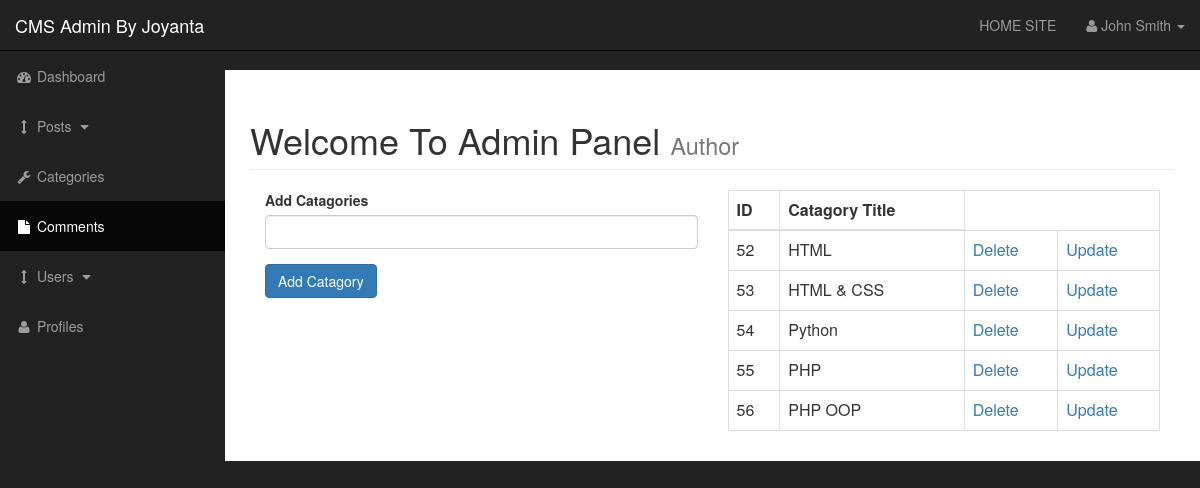
Screenshot of /admin/catagories.php with the database file from the repository.
### tables this page shows
CREATE TABLE `categories` (
  `cat_id` int(3) NOT NULL,
  `cat_title` varchar(255) NOT NULL
);

### admin/functions.php (the view, shortened to what this page needs)
<?php
function findAllcatagories(){
 global $connection;
        $query = "SELECT * FROM categories";
        $select_categories = mysqli_query($connection,$query);
        while($row = mysqli_fetch_assoc($select_categories))
        {
        $cat_id = $row['cat_id'];
        $cat_title  = $row['cat_title'];
        echo "<tr>";
        echo "<td>{$cat_id}</td>";
        echo "<td>{$cat_title}</td>";
        echo "<td><a href='catagories.php?delete={$cat_id}'>Delete</a></td>";
        echo "<td><a href='catagories.php?update={$cat_id}'>Update</a></td>";
        echo "</tr>";
        }
}
?>

### admin/css/sb-admin.css (style rules this page uses)
body { margin-top: 100px; background-color: #222; }
@media (min-width:768px) { body { margin-top: 50px; } }

### rows the page displays
categories: cat_id "52", cat_title "HTML"
categories: cat_id "53", cat_title "HTML & CSS"
categories: cat_id "54", cat_title "Python"
categories: cat_id "55", cat_title "PHP"
categories: cat_id "56", cat_title "PHP OOP"
